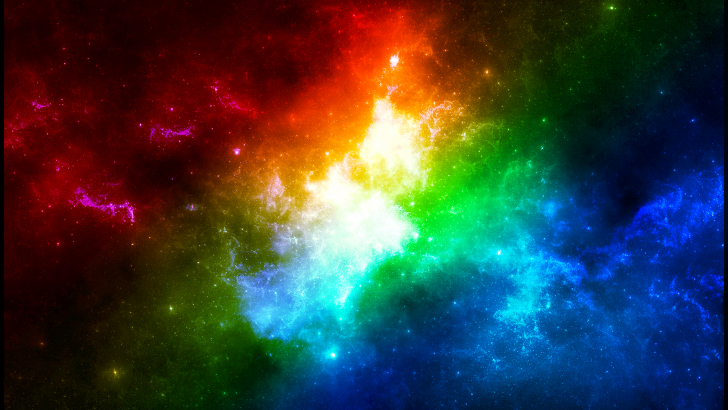
#> input picture CV/L02/image.jpg, 728 x 410 px; its folder holds only this picture in this run
$ jupyter execute slide.ipynb
#> lines starting #> are read from the running program, lines starting #| are printed output that depends on the picture; after the words box and inside, x2 and y2 are one past the last pixel; in counts of white or black regions, pixels touching at a corner belong together
# Histogram and image transformations

[cell 1]
import os,shutil,gzip
from glob import glob
import numpy as np
import pandas as pd
import matplotlib.pyplot as plt
import cv2
import matplotlib.image as mpimg

[cell 2]
imagefilelist=glob("./*.jpg")
imagefilelist

[cell 3]
for file in imagefilelist:
    img = cv2.imread(file)
#> img is the input picture: shape (410, 728, 3); mean B, G, R 59.9, 63.3, 55.6
    # img = cv2.cvtColor(img, cv2.COLOR_BGR2RGB)
    img2=mpimg.imread(file)
    fig,ax=plt.subplots(1,2,figsize=(8,3))
    ax[0].imshow(img)
    ax[0].set_title("cv2 without BGR2RGB transformation")
    ax[1].imshow(img2)
    ax[1].set_title("mpimg (Original like)")
    fig.suptitle("file read from vc2 and mpimg")

    plt.show()
#> figure, not shown here; B, G, R data is drawn as R, G, B

[cell 4]
imgGray = cv2.cvtColor(img, cv2.COLOR_BGR2GRAY)
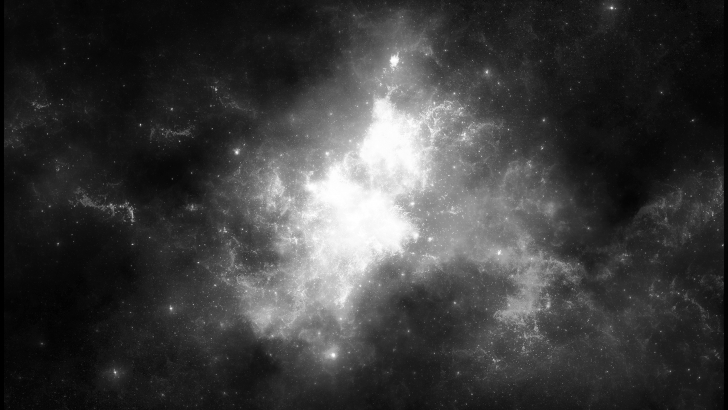
#> imgGray: shape (410, 728); min 0, max 255, mean 60.6
fig,ax=plt.subplots(1,2,figsize=(8,3))
ax[0].imshow(imgGray)
ax[0].set_title("without cmap")
ax[1].imshow(imgGray,cmap="gray")
ax[1].set_title("with cmap='gray'")
imgGray.shape,imgGray.max(),imgGray.min()
#> Out = ((410, 728), 255, 0)
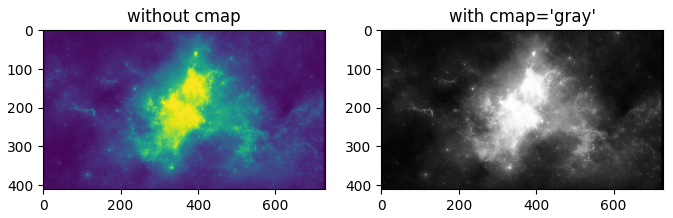
#> figure drawn by matplotlib, 2 panels

reduce brightness by 150

[cell 5]
brightness=-150
imgGray.dtype
tf=imgGray+brightness
plt.imshow(tf,cmap="gray")
tf.shape,tf.min(),tf.max()
#> Out = ((410, 728), -150, 105)

apply lower threshold

[cell 6]
brightness=-200
imgGray.dtype
tf=imgGray+brightness
tf[tf<0]=0
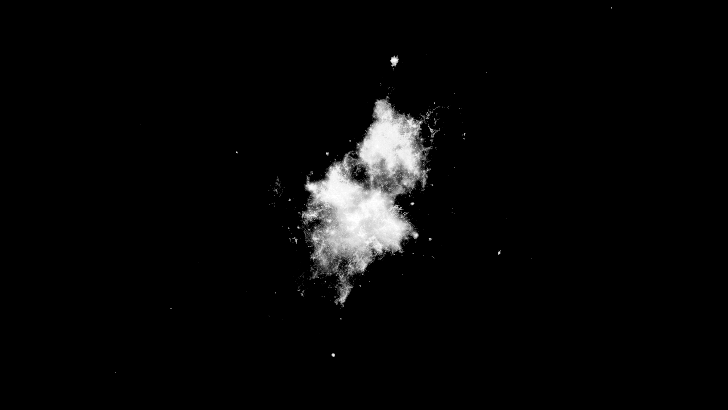
#> tf: shape (410, 728) int16; min 0, max 55, mean 1.8; drawn with min black and max white
tf[tf>245]=254
plt.imshow(tf,cmap="gray")
tf.shape,tf.min(),tf.max()
#> Out = ((410, 728), 0, 55)

increasing brigntness and threshold but still bright areas are lost

[cell 7]
brightness=30
imgGray.dtype
tf=imgGray+brightness
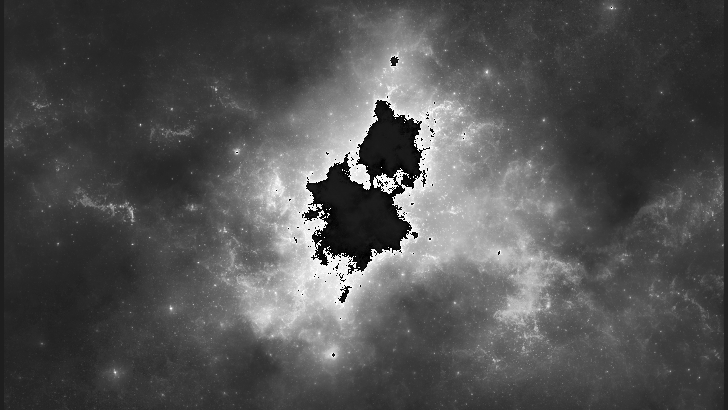
#> tf: shape (410, 728); min 0, max 255, mean 81.4
tf[tf<0]=0
tf[tf>245]=254
#> tf: shape (410, 728); 0.62% of pixels changed, all inside (x1, y1, x2, y2) = (115, 8, 612, 373)
plt.imshow(tf,cmap="gray")
tf.shape,tf.min(),tf.max()
#> Out = ((410, 728), 0, 254)

If you check data type of image each image pixel is stored in 8 bits to increasing value above 255 will change them to start again from 0

[cell 8]
imgGray.dtype

here we change data type to 16 bits

[cell 9]
imgGray=imgGray.astype(np.uint16)
brightness=200
imgGray.dtype
tf=imgGray+brightness
tf[tf<0]=0
tf[tf>245]=254
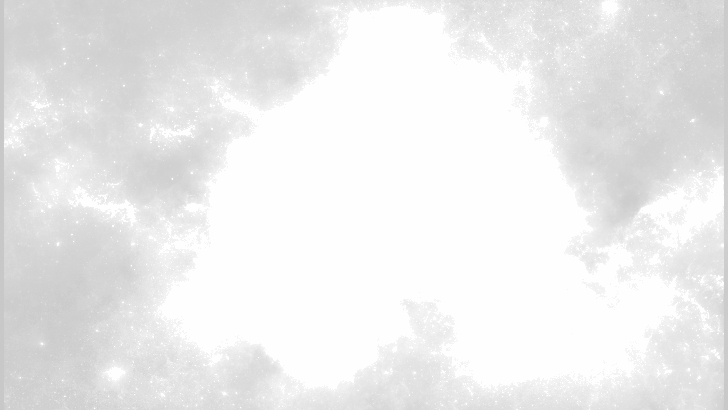
#> tf: shape (410, 728) uint16; min 200, max 254, mean 236
plt.imshow(tf,cmap="gray")
tf.shape,tf.min(),tf.max()
#> Out = ((410, 728), 200, 254)

Try to write code for changing contrast

image flip

[cell 10]
flipimage=np.zeros(imgGray.shape)
for i in range(imgGray.shape[0]):
    for j in range(imgGray.shape[1]):
        flipimage[i,j]=imgGray[i,imgGray.shape[1]-j-1]
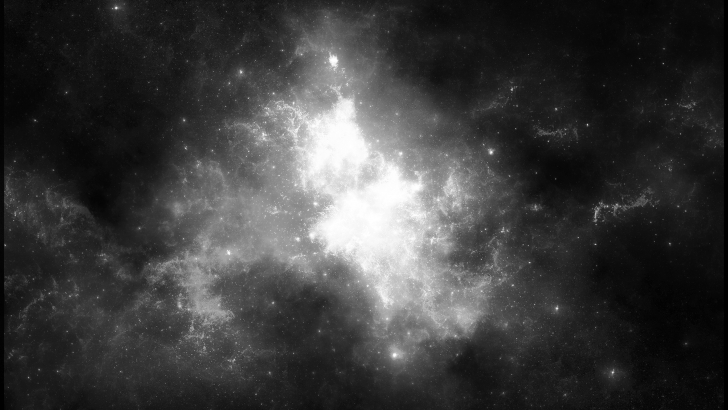
#> flipimage: shape (410, 728) float64; min 0, max 255, mean 60.6

plt.imshow(flipimage,cmap="gray")

invert image

[cell 11]
invertimage=255-imgGray
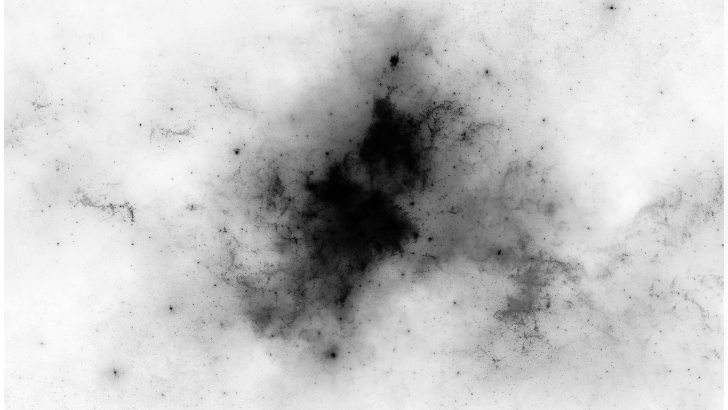
#> invertimage: shape (410, 728) uint16; min 0, max 255, mean 194.4
plt.imshow(invertimage,cmap="gray")

histogram

[cell 12]
hist=np.zeros(256)
for i in range(imgGray.shape[0]):
    for j in range(imgGray.shape[1]):
        hist[imgGray[i,j]]+=1

plt.plot(hist)
plt.xlabel("pixel value")
plt.ylabel("relative frequency")
plt.grid(True)
plt.figure()
plt.plot(hist/hist.max())
plt.grid(True)

plt.xlabel("pixel value")
plt.ylabel("normalized relative frequency")
plt.figure()
plt.plot(hist.cumsum()/hist.sum())
plt.grid(True)

plt.xlabel("pixel value")
plt.ylabel("Cumelative relative frequency")
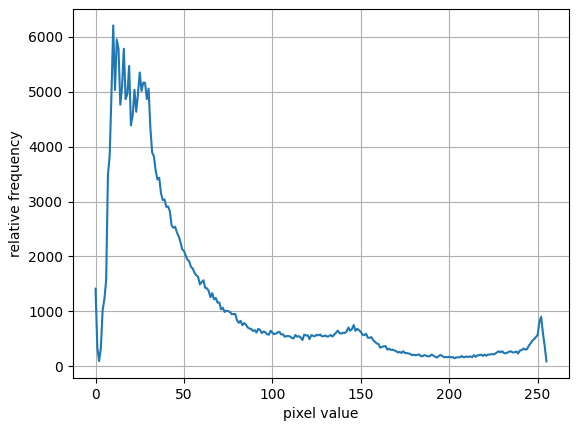
#> figure drawn by matplotlib, 1 panel; curve peaks at x = 10, y = 6208
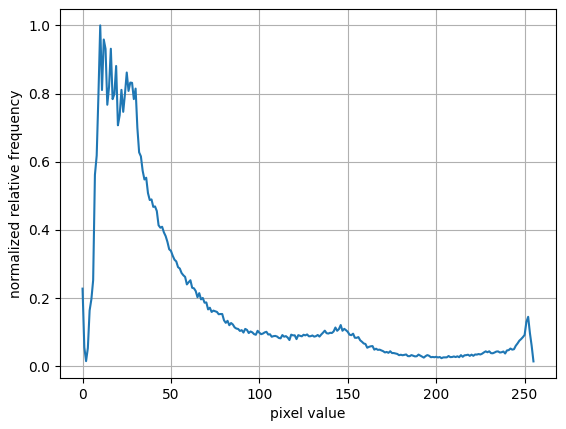
#> figure drawn by matplotlib, 1 panel; curve peaks at x = 10, y = 1
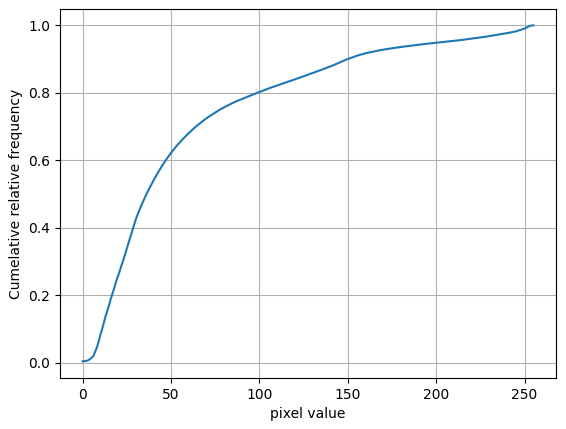
#> figure drawn by matplotlib, 1 panel; curve peaks at x = 255, y = 1
